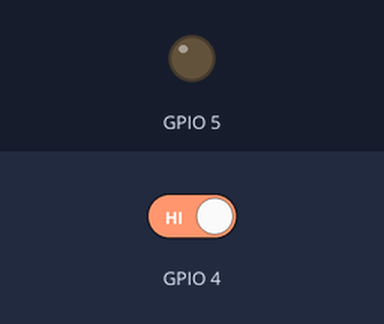
Bench run of a sketch on a simulated ESP32. Shown: output pins drawn as LEDs (lit = HIGH). The inputs (shaded band) are chosen by the test bench; at power-on: GPIO 4 HIGH.

Above: at 1.2 s.
1.3 s: GPIO 4 driven LOW
At 2.4 s:
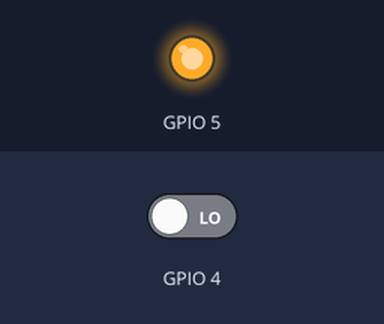
2.8 s: GPIO 4 driven HIGH
At 3.5 s:
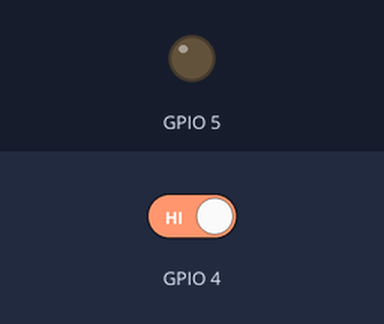
Timing chart, 0 to 5.8 s (numbered marks = the images above; inputs shaded):
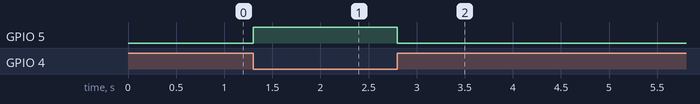

Measured:
- after the input at 1.3 s, GPIO 5: LOW → HIGH at once
- after the input at 2.8 s, GPIO 5: HIGH → LOW at once

The sketch:

L06_digitalRead_PullUp.ino
```cpp
void setup() {
  pinMode(4, INPUT);
  pinMode(5, OUTPUT);
}

void loop() {
  int v = !digitalRead(4);
  digitalWrite(5, v);

}
```
